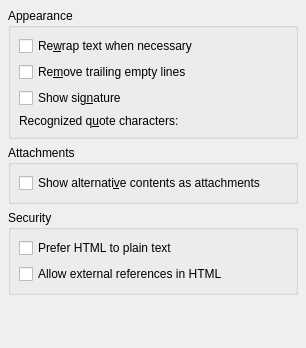
<ui version="4.0" >
 <author>Volker Krause &lt;vkrause@kde.org></author>
 <class>KNode::ReadNewsViewerWidgetBase</class>
 <widget class="KCModule" name="ReadNewsViewerWidgetBase" >
  <property name="geometry" >
   <rect>
    <x>0</x>
    <y>0</y>
    <width>306</width>
    <height>348</height>
   </rect>
  </property>
  <layout class="QVBoxLayout" >
   <property name="margin" >
    <number>8</number>
   </property>
   <property name="spacing" >
    <number>6</number>
   </property>
   <item>
    <widget class="QGroupBox" name="appearanceBox" >
     <property name="title" >
      <string>Appearance</string>
     </property>
     <layout class="QGridLayout" >
      <property name="margin" >
       <number>8</number>
      </property>
      <property name="spacing" >
       <number>6</number>
      </property>
      <item row="3" column="1">
       <widget class="KLineEdit" name="kcfg_quoteCharacters" />
      </item>
      <item row="3" column="0">
       <widget class="QLabel" name="label" >
        <property name="text" >
         <string>Recognized q&amp;uote characters:</string>
        </property>
        <property name="buddy" >
         <cstring>kcfg_quoteCharacters</cstring>
        </property>
       </widget>
      </item>
      <item row="1" column="0" colspan="2" >
       <widget class="QCheckBox" name="kcfg_removeTrailingNewlines" >
        <property name="text" >
         <string>Re&amp;move trailing empty lines</string>
        </property>
       </widget>
      </item>
      <item row="2" column="0" colspan="2" >
       <widget class="QCheckBox" name="kcfg_showSignature" >
        <property name="text" >
         <string>Show sig&amp;nature</string>
        </property>
       </widget>
      </item>
      <item row="0" column="0" colspan="2" >
       <widget class="QCheckBox" name="kcfg_rewrapBody" >
        <property name="text" >
         <string>Re&amp;wrap text when necessary</string>
        </property>
       </widget>
      </item>
     </layout>
    </widget>
   </item>
   <item>
    <widget class="QGroupBox" name="attachmentBox" >
     <property name="title" >
      <string>Attachments</string>
     </property>
     <layout class="QVBoxLayout" >
      <property name="margin" >
       <number>8</number>
      </property>
      <property name="spacing" >
       <number>6</number>
      </property>
      <item>
       <widget class="QCheckBox" name="kcfg_showAlternativeContents" >
        <property name="text" >
         <string>Show alternati&amp;ve contents as attachments</string>
        </property>
       </widget>
      </item>
     </layout>
    </widget>
   </item>
   <item>
    <widget class="QGroupBox" name="securityBox" >
     <property name="title" >
      <string>Security</string>
     </property>
     <layout class="QVBoxLayout" >
      <property name="margin" >
       <number>8</number>
      </property>
      <property name="spacing" >
       <number>6</number>
      </property>
      <item>
       <widget class="QCheckBox" name="kcfg_alwaysShowHTML" >
        <property name="text" >
         <string>Prefer HTML to plain text</string>
        </property>
       </widget>
      </item>
      <item>
       <widget class="QCheckBox" name="kcfg_allowExternalReferences" >
        <property name="text" >
         <string>Allow external references in HTML</string>
        </property>
       </widget>
      </item>
     </layout>
    </widget>
   </item>
   <item>
    <spacer>
     <property name="orientation" >
      <enum>Qt::Vertical</enum>
     </property>
     <property name="sizeHint" >
      <size>
       <width>20</width>
       <height>21</height>
      </size>
     </property>
    </spacer>
   </item>
  </layout>
 </widget>
 <customwidgets>
  <customwidget>
   <class>KCModule</class>
   <extends></extends>
   <header>kcmodule.h</header>
   <container>1</container>
   <pixmap></pixmap>
  </customwidget>
  <customwidget>
   <class>KLineEdit</class>
   <extends></extends>
   <header>klineedit.h</header>
   <container>0</container>
   <pixmap></pixmap>
  </customwidget>
 </customwidgets>
 <resources/>
 <connections/>
</ui>
